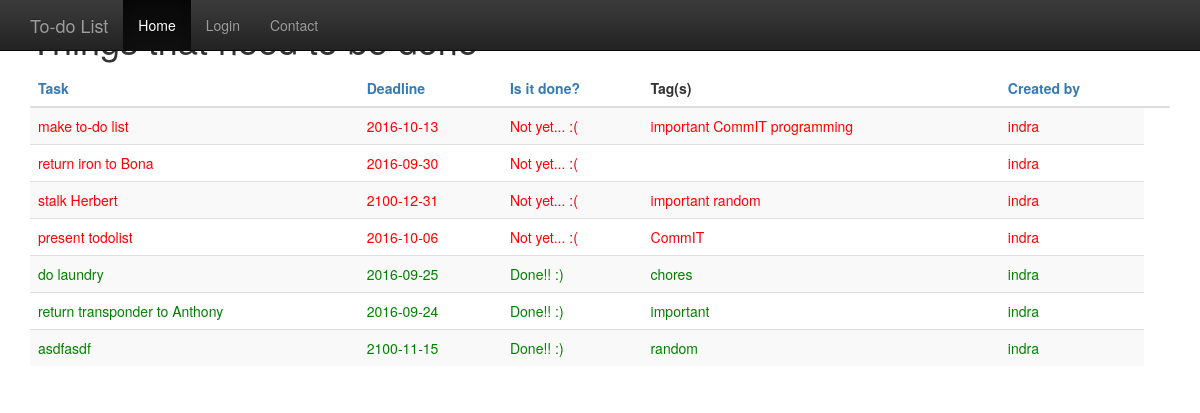
/?o=done, run on the app's committed database.
### tables this page shows
CREATE TABLE `todo_list` (
  `id` int(11) NOT NULL,
  `task` varchar(32) DEFAULT NULL,
  `deadline` date DEFAULT NULL,
  `done` tinyint(1) DEFAULT NULL,
  `admin_id` int(11) DEFAULT NULL,
  PRIMARY KEY (`id`),
  KEY `fk_admin` (`admin_id`),
  CONSTRAINT `todo_list_ibfk_1` FOREIGN KEY (`admin_id`) REFERENCES `admin` (`id`) ON DELETE CASCADE ON UPDATE CASCADE
);

CREATE TABLE `tag` (
  `id` int(11) NOT NULL,
  `tag` varchar(32) DEFAULT NULL,
  PRIMARY KEY (`id`)
);

### index.php (the view, shortened to what this page needs)
<!DOCTYPE html>
<html>
	<head>
		<link type='text/css' rel='stylesheet' href='style.css'/>
		<link rel="stylesheet" href="https://maxcdn.bootstrapcdn.com/bootstrap/3.3.7/css/bootstrap.min.css">
		<link rel="stylesheet" href="https://maxcdn.bootstrapcdn.com/bootstrap/3.3.7/css/bootstrap-theme.min.css">
	</head>
	<body>
	<div class="container">
	<div class="starter-template">
		<?php
			require_once 'header.php';
			require_once 'db.php';
		?>
		<h1>Things that need to be done</h1>
		<?php
			$order = htmlspecialchars($_GET["o"]);
			$sql = "SELECT * FROM todo_list	ORDER BY todo_list.$order";
			$result = $conn->query($sql);
			if ($result->num_rows > 0) {
				echo "<table class='table table-striped'><thead><tr>";
				echo "<th><a href='/?o=task'>Task</a></th>";
				echo "<th><a href='/?o=deadline'>Deadline</a></th>";
				echo "<th><a href='/?o=done'>Is it done?</a></th>";
				echo "<th>Tag(s)</th>";
				echo "<th><a href='/?o=admin'>Created by<th></tr></thead>";
				echo "<tbody>";
				while($row = $result->fetch_row()) {
					if($row[3]){
						echo "<tr class='done'>";
					} else {
						echo "<tr class='not-done'>";
					}
					echo "<td>".$row[1]. "</td><td>";
					echo $row[2] . "</td><td>";
					if ($row[3]) {
						echo "Done!! :)";
					} else {
						echo "Not yet... :(";
					}
					echo "</td><td>";
					$sql2 = "SELECT * FROM junction_table WHERE junction_table.todo_id = $row[0]";
					$result2 = $conn->query($sql2);
					if($result2->num_rows > 0) {
						while($row2 = $result2->fetch_row()) {
							$sql3 = "SELECT * FROM tag WHERE tag.id = $row2[1]";
							$result3 = $conn->query($sql3);
							if($result3->num_rows > 0) {
								while($row3 = $result3->fetch_row()){
									echo $row3[1] . " ";
								}
							}
						}
					}
					echo "</td><td>";
					$sql4 = "SELECT username FROM admin WHERE admin.id = $row[4]";
					$result4 = $conn->query($sql4);
					if($result4->num_rows > 0) {
						while($row4 = $result4->fetch_row()){
							echo $row4[0];
						}
					}
					echo "</td></tr>";
				}
				echo "</tbody></table>";
			} else {
				echo "No Task to be done. Hurray! \o/";
			}
		?>
	</div>
	</div>
	</body>
</html>

### style.css (style rules this page uses)
a { text-decoration: none; color: black; }
h1 { size: 30px; margin: 5px; line-height: 1.5; }
.done { color: green; }
.not-done { color: red; }

### data on the page
todo_list: task "make to-do list", deadline "2016-10-13", done "Not yet... :("
tag: tag "important"
tag: tag "CommIT"
tag: tag "programming"
todo_list: task "return iron to Bona", deadline "2016-09-30", done "Not yet... :("
todo_list: task "stalk Herbert", deadline "2100-12-31", done "Not yet... :("
tag: tag "random"
todo_list: task "present todolist", deadline "2016-10-06", done "Not yet... :("
todo_list: task "do laundry", deadline "2016-09-25", done "Done!! :)"
tag: tag "chores"
todo_list: task "return transponder to Anthony", deadline "2016-09-24", done "Done!! :)"
todo_list: task "asdfasdf", deadline "2100-11-15", done "Done!! :)"

### other printed values
$row4[0] "indra"
